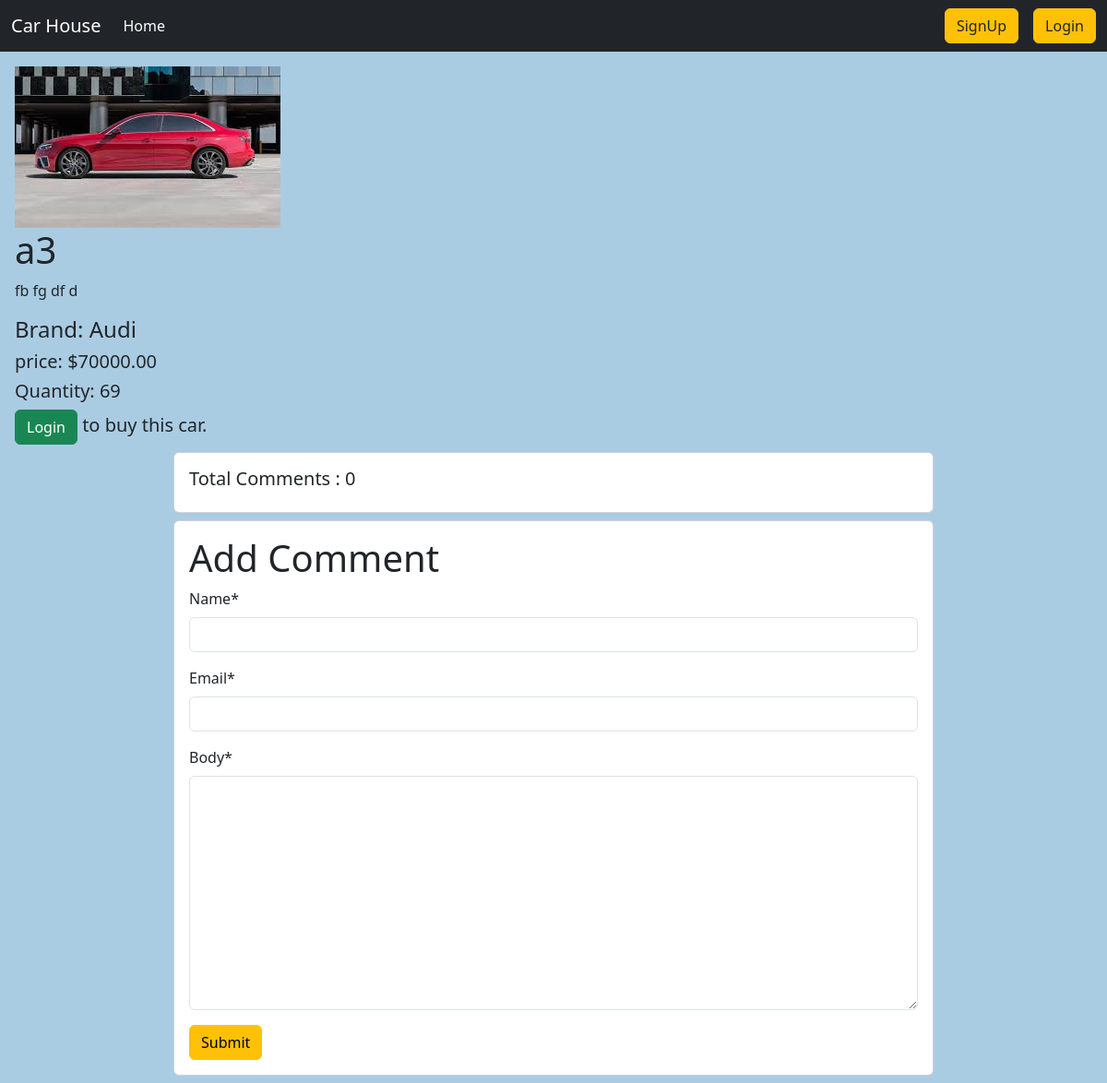
The page /car/4/ on the database its author committed.
### CarApp/models.py (models this page shows, shortened)
class Car(models.Model):
    name = models.CharField(max_length=100)
    description = models.TextField()
    price = models.DecimalField(max_digits=10, decimal_places=2)
    quantity = models.IntegerField(default=1)
    brand = models.ForeignKey(Brand, on_delete=models.CASCADE)
    image = models.ImageField(upload_to='media/cars')

class Brand(models.Model):
    name = models.CharField(max_length=100)

### CarApp/views.py (the view)
# urls.py: path('car/<int:car_id>/', views.car_detail, name='car_detail'),
def car_detail(request, car_id):
    car = get_object_or_404(Car, id=car_id)
    comments = car.comments.all()
    if request.method == 'POST':
        comment_form = CommentForm(request.POST)
        if comment_form.is_valid():
            comment = comment_form.save(commit=False)
            comment.post = car
            comment.save()
            return redirect('car_detail', car_id=car.id)
    else:
        comment_form = CommentForm()
    context = {
        'car': car,
        'comments': comments,
        'comment_form': comment_form
    }
    return render(request, 'car_details.html', context)

### CarApp/forms.py
class CommentForm(forms.ModelForm):
    class Meta:
        model = Comment
        fields = ['name', 'email', 'body']

### CarApp/templates/car_details.html (shortened to what this page needs)
{% extends 'base.html' %}
{%  load crispy_forms_tags %}
{% block content %}
<div class="px-3 mt-3">
<img  src="{{ car.image.url }}" alt="{{ car.name }}">
<h1>{{ car.name }}</h1>
<p>{{ car.description }}</p>
<h4>Brand: {{ car.brand.name }}</h4>
<h5>price: ${{ car.price }}</h5>
<h5>Quantity: {{ car.quantity }}</h5>
{% if user.is_authenticated %}
    <a href="{% url 'buy_car' car.id %}" type="button" class="btn btn-success" >Buy Now</a>
{% else %}
    <h5><a class="btn btn-success" href="{% url 'login' %}" >Login</a> to buy this car.</h5>
{% endif %}
</div>
<form style="width:70% ; margin : auto" method="post">
<div class="card m-2">
    <h5 class="p-3">Total Comments : {{comments | length}}</h5>
</div>
<div class="card m-2">
    <div class="card-body">
            <h1>Add Comment</h1>
            {{comment_form | crispy}}
            <button class="btn btn-warning">Submit</button>
    </div>
</div>
</form>
{% endblock %}

### rows shown on the page
Car: image (picture), name "a3", description "fb fg df d", brand.name "Audi", price "70000.00", quantity "69"

### other values the page prints
{{ comments | length }} "0"
